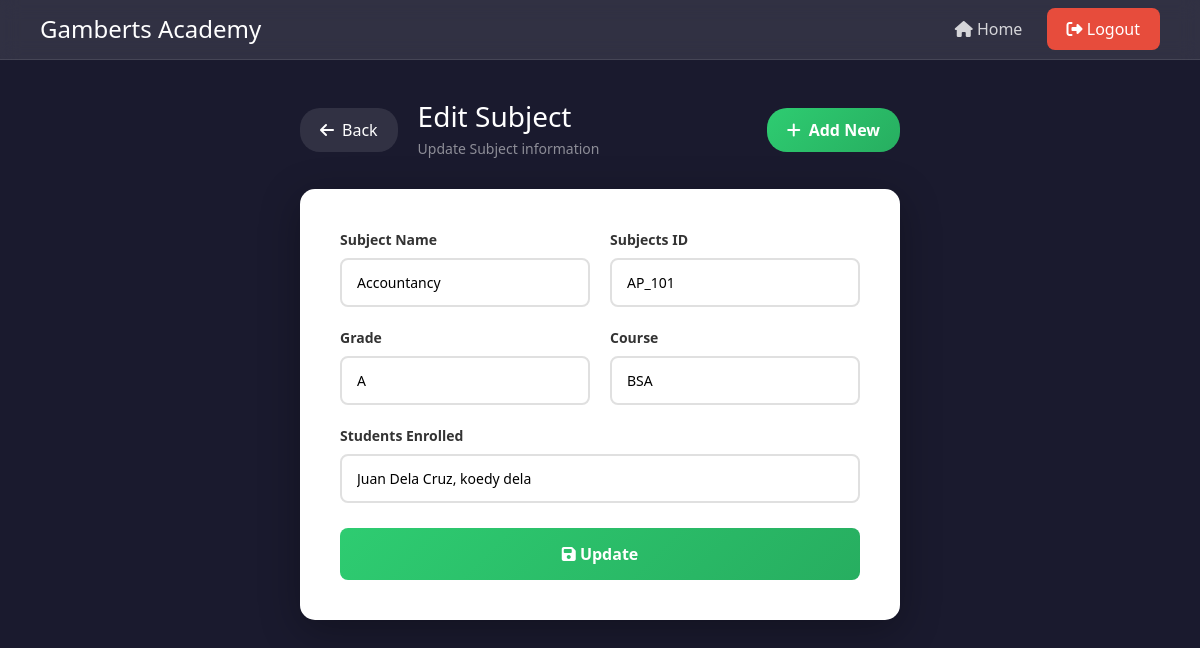
The page /Subjects_Edit/1/ on the database its author committed.
### online_enrollment/models.py (models this page shows, shortened)
class Subjects(models.Model):
    subjects_id = models.CharField()
    grades = models.CharField(max_length=3)
    name = models.CharField(max_length=100)
    student_enrolled = models.CharField(max_length=100)
    course = models.CharField(max_length=100)

### online_enrollment/views.py (the view)
# urls.py: path('Subjects_Edit/<int:pk>/', views.edit_subjects, name='Subjects_Edit'),
def edit_subjects(request, pk):
    subject = get_object_or_404(Subjects, pk=pk)
    if request.method == 'POST':
        form = Subjects_Form(request.POST, instance=subject)
        if form.is_valid():
            form.save()
            return redirect('Test_Subjects')
        else:
            messages.error(request, "There was an error with your submission.")
    else:
        form = Subjects_Form(instance=subject)
    return render(request,'online_enrollment//Subject_Edit.html', {'form': form, 'subject': subject})

### online_enrollment/forms.py
class Subjects_Form(forms.ModelForm):
    class Meta:
        model = Subjects
        fields = ['subjects_id','grades','name','student_enrolled','course']
    def __init__(self, *args, **kwargs):
        super().__init__(*args, **kwargs)
        for field in self.fields.values():
            field.widget.attrs.update({
                'style': 'width:100%; padding:12px 15px; border:2px solid #e0e0e0; border-radius:8px; font-size:14px; box-sizing:border-box;'
            })

### online_enrollment/templates/online_enrollment/Subject_Edit.html (shortened to what this page needs)
<!DOCTYPE html>
<html lang="en">
<head>
    <link href="https://cdn.jsdelivr.net/npm/bootstrap@5.3.8/dist/css/bootstrap.min.css" rel="stylesheet">
    <link href="https://cdnjs.cloudflare.com/ajax/libs/font-awesome/6.4.0/css/all.min.css" rel="stylesheet">
</head>
<body>
    <nav class="navbar-custom">
        <div class="brand">
            <h1>Gamberts Academy</h1>
        </div>
        <div>
            <a href="{% url 'Home' %}"><i class="fas fa-home"></i> Home</a>
            <a href="{% url 'Logout' %}" class="btn-logout"><i class="fas fa-sign-out-alt"></i> Logout</a>
        </div>
    </nav>
    <div class="main-content">
        <div class="page-header">
            <div class="header-left">
                <a href="{% url 'Test_Subjects' %}" class="btn-back"><i class="fas fa-arrow-left"></i> Back</a>
                <div class="page-title">
                    <h2>Edit Subject</h2>
                    <p>Update Subject information</p>
                </div>
            </div>
            <a href="{% url 'Subjects_Form' %}" class="btn-add"><i class="fas fa-plus"></i> Add New</a>
        </div>
        <div class="box">
            <form method="POST">
                <div class="form-grid">
                    <div class="form-group">
                        <label>Subject Name</label>
                        {{ form.name }}
                    </div>
                    <div class="form-group">
                        <label>Subjects ID</label>
                        {{ form.subjects_id }}
                    </div>
                    <div class="form-group">
                        <label>Grade</label>
                        {{ form.grades }}
                    </div>
                    <div class="form-group">
                        <label>Course</label>
                        {{ form.course }}
                    </div>
                    <div class="form-group full-width">
                        <label>Students Enrolled</label>
                        {{ form.student_enrolled }}
                    </div>
                </div>
                <div class="btn-group">
                    <button type="submit" class="btn-update"><i class="fas fa-save"></i> Update</button>
                </div>
            </form>
        </div>
    </div>
</body>
</html>

### online_enrollment/templates/online_enrollment/Subject_Edit.html (style rules this page uses)
body { font-family: 'Segoe UI', Tahoma, Geneva, Verdana, sans-serif; background: #1a1a2e; min-height: 100vh; margin: 0; }
.navbar-custom { background: rgba(255,255,255,0.1); backdrop-filter: blur(10px); padding: 15px 40px; display: flex; justify-content: space-between; align-items: center; border-bottom: 1px solid rgba(255,255,255,0.1); }
.brand h1 { color: white; font-size: 24px; margin: 0; }
.navbar-custom a { color: rgba(255,255,255,0.8); text-decoration: none; padding: 10px 20px; border-radius: 8px; transition: 0.3s; }
.btn-logout { background: #e74c3c; color: white !important; padding: 10px 25px; border-radius: 25px; }
.main-content { padding: 40px; display: flex; flex-direction: column; align-items: center; }
.page-header { display: flex; justify-content: space-between; align-items: center; margin-bottom: 30px; width: 100%; max-width: 600px; }
.header-left { display: flex; align-items: center; gap: 20px; }
.page-title h2 { color: white; font-size: 28px; margin: 0; }
.page-title p { color: rgba(255,255,255,0.5); margin: 5px 0 0 0; font-size: 14px; }
.btn-back { background: rgba(255,255,255,0.1); color: white; padding: 10px 20px; border-radius: 20px; text-decoration: none; display: flex; align-items: center; gap: 8px; }
.btn-add { background: linear-gradient(135deg, #2ecc71, #27ae60); color: white !important; padding: 10px 20px; border-radius: 20px; text-decoration: none; display: flex; align-items: center; gap: 8px; font-weight: 600; }
.box { background: white; padding: 40px; border-radius: 15px; width: 100%; max-width: 600px; box-shadow: 0 10px 40px rgba(0,0,0,0.3); }
.form-grid { display: grid; grid-template-columns: 1fr 1fr; gap: 20px; }
.form-group { display: flex; flex-direction: column; }
.form-group.full-width { grid-column: span 2; }
.form-group label { margin-bottom: 8px; color: #333; font-weight: 600; font-size: 14px; }
.form-group input, .form-group select { width: 100%; padding: 12px 15px; border: 2px solid #e0e0e0; border-radius: 8px; font-size: 14px; transition: 0.3s; box-sizing: border-box; }
.btn-group { display: flex; gap: 15px; margin-top: 25px; }
.btn-update { flex: 1; padding: 14px; background: linear-gradient(135deg, #2ecc71, #27ae60); color: white; border: none; border-radius: 8px; cursor: pointer; font-size: 16px; font-weight: 600; transition: 0.3s; }

### rows shown on the page
Subjects: name "Accountancy", subjects_id "AP_101", grades "A", course "BSA", student_enrolled "Juan Dela Cruz, koedy dela"
